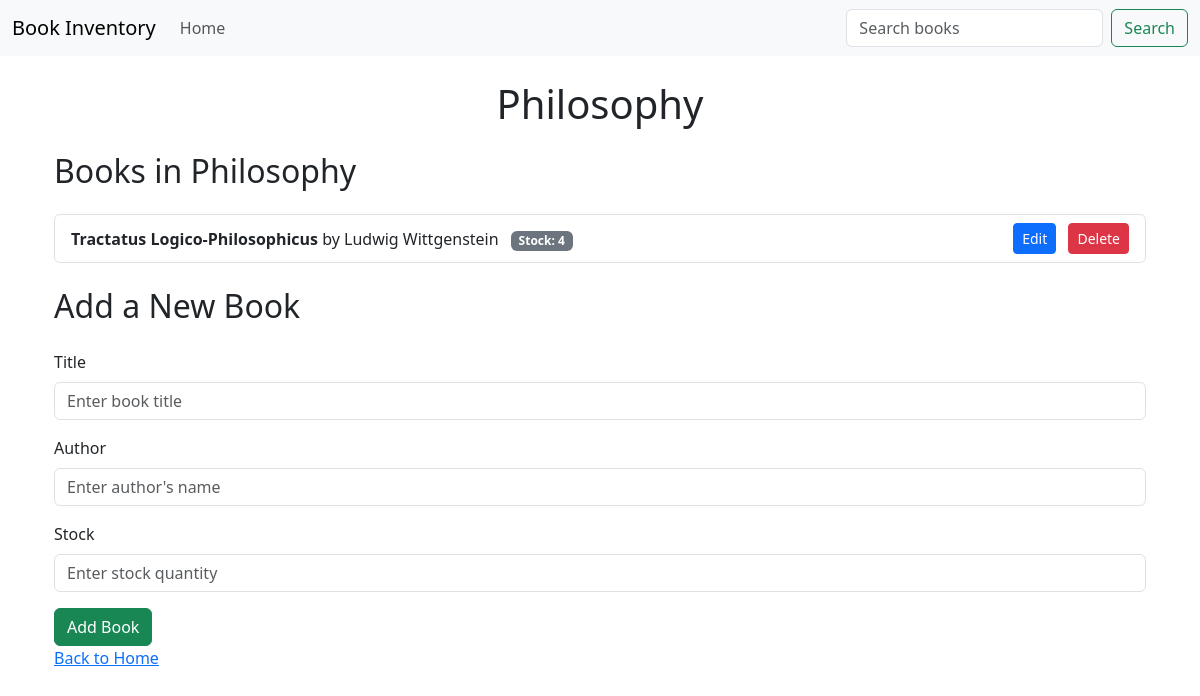
/genre/Philosophy, run on an earlier commit of the app's database.
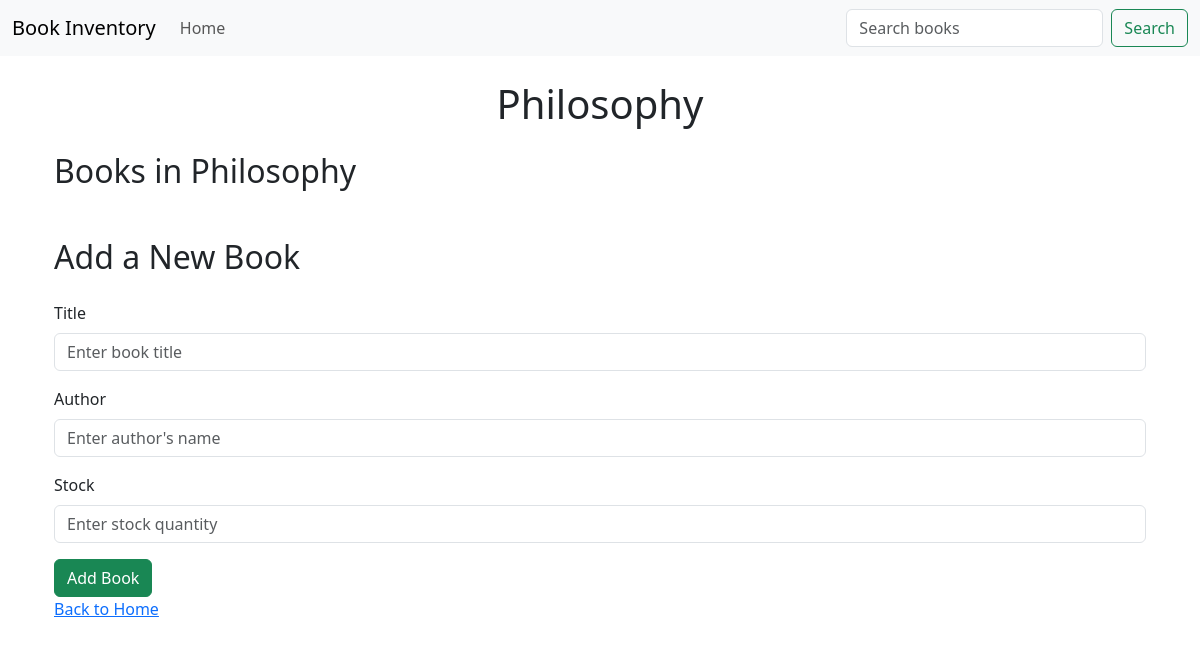
And on a later commit of the database.
### models/book.py (models this page shows)
class Genre(db.Model):
    __tablename__ = 'genres'
    id = db.Column(db.Integer, primary_key=True)
    name = db.Column(db.String(100), unique=True, nullable=False)
    books = db.relationship('Book', backref='genre',
                            cascade="all, delete-orphan", lazy=True)

class Book(db.Model):
    __tablename__ = 'books'
    id = db.Column(db.Integer, primary_key=True)
    title = db.Column(db.String(255), nullable=False)
    author = db.Column(db.String(255), nullable=False)
    genre_id = db.Column(db.Integer, db.ForeignKey(
        'genres.id'), nullable=False)
    stock = db.Column(db.Integer, default=1, nullable=False)
    __table_args__ = (UniqueConstraint('title', 'author',
                      'genre_id', name='unique_book_per_genre'),)

### app.py (the view)
@app.route('/genre/<genre_name>')
def view_genre(genre_name):
    genre_name = genre_name.replace('-', ' ')
    genre = Genre.query.filter_by(name=genre_name).first_or_404()
    books = Book.query.filter_by(genre_id=genre.id).all()
    return render_template('genre_books.html', genre=genre, books=books)

### templates/genre_books.html
{%extends 'layout.html'%} {%block body %}
<div class="container my-4">
  <h1 class="text-center mb-4">{{ genre.name }}</h1>
  <h2 class="mb-4">Books in {{ genre.name }}</h2>
  <ul class="list-group">
    {% for book in books %}
    <li
      class="list-group-item d-flex justify-content-between align-items-center"
    >
      <div>
        <strong>{{ book.title }}</strong> by {{ book.author }}
        <span class="badge bg-secondary ms-2">Stock: {{ book.stock }}</span>
      </div>
      <div>
        <a
          href="{{ url_for('edit_book', book_id=book.id) }}"
          class="btn btn-sm btn-primary me-2"
        >
          Edit
        </a>
        <form
          action="{{ url_for('delete_book', book_id=book.id) }}"
          method="POST"
          style="display: inline"
        >
          <button
            type="submit"
            class="btn btn-sm btn-danger"
            onclick="return confirm('Are you sure you want to delete this book?');"
          >
            Delete
          </button>
        </form>
      </div>
    </li>
    {% endfor %}
  </ul>
  <h2 class="my-4">Add a New Book</h2>
  <form
    method="POST"
    action="{{ url_for('add_book_to_genre', genre_id=genre.id) }}"
    class="needs-validation"
    novalidate
  >
    <div class="mb-3">
      <label for="title" class="form-label">Title</label>
      <input
        type="text"
        id="title"
        name="title"
        class="form-control"
        placeholder="Enter book title"
        required
      />
    </div>
    <div class="mb-3">
      <label for="author" class="form-label">Author</label>
      <input
        type="text"
        id="author"
        name="author"
        class="form-control"
        placeholder="Enter author's name"
        required
      />
    </div>
    <div class="mb-3">
      <label for="stock" class="form-label">Stock</label>
      <input
        type="number"
        id="stock"
        name="stock"
        class="form-control"
        min="1"
        placeholder="Enter stock quantity"
        required
      />
    </div>
    <button type="submit" class="btn btn-success">Add Book</button>
  </form>
  <a href="{{ url_for('index') }}">Back to Home</a>
</div>
{% endblock%}

What changed in the data, as far as the page shows it:
removed Book: title "Tractatus Logico-Philosophicus", author "Ludwig Wittgenstein", stock "4"
